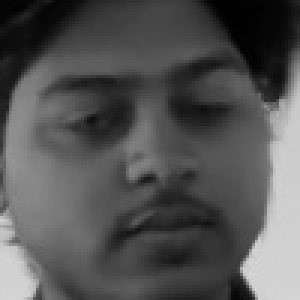
#> input picture Deep Learning/cnn/dataset/piyush/122.jpg, 100 x 100 px, given in place of the camera (shown 3 times larger)
$ jupyter execute computer_vision.ipynb
#> lines starting #> are read from the running program, lines starting #| are printed output that depends on the picture; after the words box and inside, x2 and y2 are one past the last pixel; in counts of white or black regions, pixels touching at a corner belong together
[cell 1]
import cv2
import os
import numpy as np
import time

# Use the XML file from the current folder
xml_path = os.path.join(os.getcwd(), "haarcascade_frontalface_default.xml")

if not os.path.exists(xml_path):
    raise FileNotFoundError(f"XML file not found at: {xml_path}")

# Load the face detector
face_cascade = cv2.CascadeClassifier(xml_path)

# Ask for the person's name
name = input("Enter your name: ").strip()
#> the answer given: dataset/piyush/122.jpg
if not name:
    name = "person"

# Folder where face images will be saved
dataset_dir = "dataset"
person_dir = os.path.join(dataset_dir, name.lower().replace(" ", "_"))
os.makedirs(person_dir, exist_ok=True)

# Open webcam
cap = None
for camera_id in [0, 1]:
    test_cap = cv2.VideoCapture(camera_id)
    if test_cap.isOpened():
        cap = test_cap
        print(f"Using camera {camera_id}")
        break
    test_cap.release()

if cap is None:
    raise RuntimeError("Could not open webcam")

sample_count = 0
max_samples = 10
print(f"Collecting {max_samples} images for {name}. Keep your face visible. Press q to stop.")

frame_count = 0
last_save_time = time.time()

while sample_count < max_samples:
    success, frame = cap.read()
#> frame is the input picture: shape (100, 100, 3); min 0, max 214, mean 84.1
    if not success:
        print("Failed to read frame")
        break

    gray = cv2.cvtColor(frame, cv2.COLOR_BGR2GRAY)
    faces = face_cascade.detectMultiScale(gray, scaleFactor=1.1, minNeighbors=5)
#> faces = [[6, 4, 89, 89]]

    if len(faces) > 0:
        (x, y, w, h) = faces[0]
#> x = 6; y = 4; w = 89; h = 89
        cv2.rectangle(frame, (x, y), (x + w, y + h), (0, 255, 0), 2)

        now = time.time()
        if now - last_save_time > 0.5:
            face_roi = gray[y:y + h, x:x + w]
            face_roi = cv2.resize(face_roi, (100, 100))
            file_path = os.path.join(person_dir, f"{sample_count}.jpg")
            cv2.imwrite(file_path, face_roi)
            print(f"Saved: {file_path}")
            sample_count += 1
            last_save_time = now
    else:
        print("No face detected. Move closer to the camera.", end="\r")

    cv2.putText(frame, f"Samples: {sample_count}/{max_samples}", (10, 30),
                cv2.FONT_HERSHEY_SIMPLEX, 0.8, (255, 255, 255), 2)
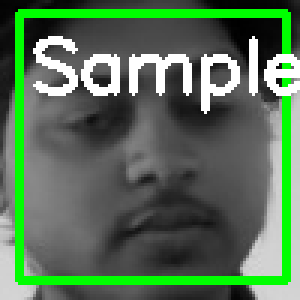
#> frame: shape (100, 100, 3) (shown 3 times larger); mean B, G, R 87.2, 113.6, 87.2
    cv2.imshow("Collect Faces", frame)

    if cv2.waitKey(1) & 0xFF == ord('q'):
#> (key q is pressed here)
        break

    frame_count += 1

cap.release()
cv2.destroyAllWindows()

# Train the recognizer
images = []
labels = []
label_names = []

for person_folder in sorted(os.listdir(dataset_dir)):
    person_path = os.path.join(dataset_dir, person_folder)
    if not os.path.isdir(person_path):
        continue

    label_names.append(person_folder)
    for file_name in os.listdir(person_path):
        if file_name.endswith((".jpg", ".png", ".jpeg")):
            img_path = os.path.join(person_path, file_name)
            img = cv2.imread(img_path, cv2.IMREAD_GRAYSCALE)
            if img is not None:
                images.append(cv2.resize(img, (100, 100)))
                labels.append(len(label_names) - 1)

if len(images) == 0:
    raise ValueError("No training images were found.")

if not hasattr(cv2, "face"):
    raise ImportError("cv2.face is not available. Install opencv-contrib-python")

recognizer = cv2.face.LBPHFaceRecognizer_create()
recognizer.train(images, np.array(labels, dtype=np.int32))
recognizer.write("face_trainer.yml")

with open("labels.txt", "w") as f:
    f.write("\n".join(label_names))

print("Training complete. Run the next cell for face detection.")

[cell 2]
import cv2
import os

# Load the detector and trainer
xml_path = os.path.join(os.getcwd(), "haarcascade_frontalface_default.xml")
face_cascade = cv2.CascadeClassifier(xml_path)
recognizer = cv2.face.LBPHFaceRecognizer_create()
recognizer.read("face_trainer.yml")

with open("labels.txt", "r") as f:
    labels = [line.strip() for line in f if line.strip()]

cap = cv2.VideoCapture(0)

while True:
    success, frame = cap.read()
    if not success:
        print("Failed to read frame")
        break

    gray = cv2.cvtColor(frame, cv2.COLOR_BGR2GRAY)
    faces = face_cascade.detectMultiScale(gray, scaleFactor=1.1, minNeighbors=5)

    for (x, y, w, h) in faces:
        face_roi = gray[y:y + h, x:x + w]
        face_roi = cv2.resize(face_roi, (100, 100))

        label_id, _ = recognizer.predict(face_roi)
        label_text = labels[label_id] if 0 <= label_id < len(labels) else "Unknown"

        cv2.rectangle(frame, (x, y), (x + w, y + h), (0, 255, 0), 2)
        cv2.putText(frame, label_text, (x, y - 10),
                    cv2.FONT_HERSHEY_SIMPLEX, 0.8, (255, 255, 255), 2)
#> this loop made 1 pass
#> pass 1, `face_roi = gray[y:y + h, x:x + w]`:
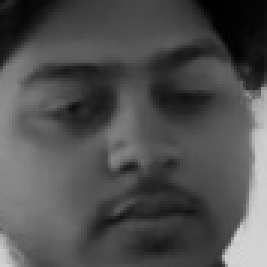
#> face_roi: shape (89, 89) (shown 3 times larger); min 0, max 214, mean 79.5
#> after the loop:
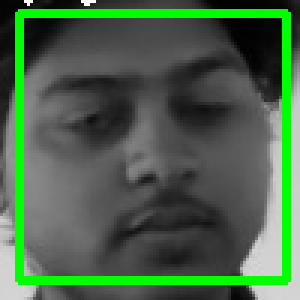
#> frame: shape (100, 100, 3) (shown 3 times larger); 10.75% of pixels changed, all inside (x1, y1, x2, y2) = (5, 0, 97, 95)

    cv2.imshow("Face Recognition", frame)

    if cv2.waitKey(1) & 0xFF == ord('q'):
#> (key q is pressed here)
        break

cap.release()
cv2.destroyAllWindows()
